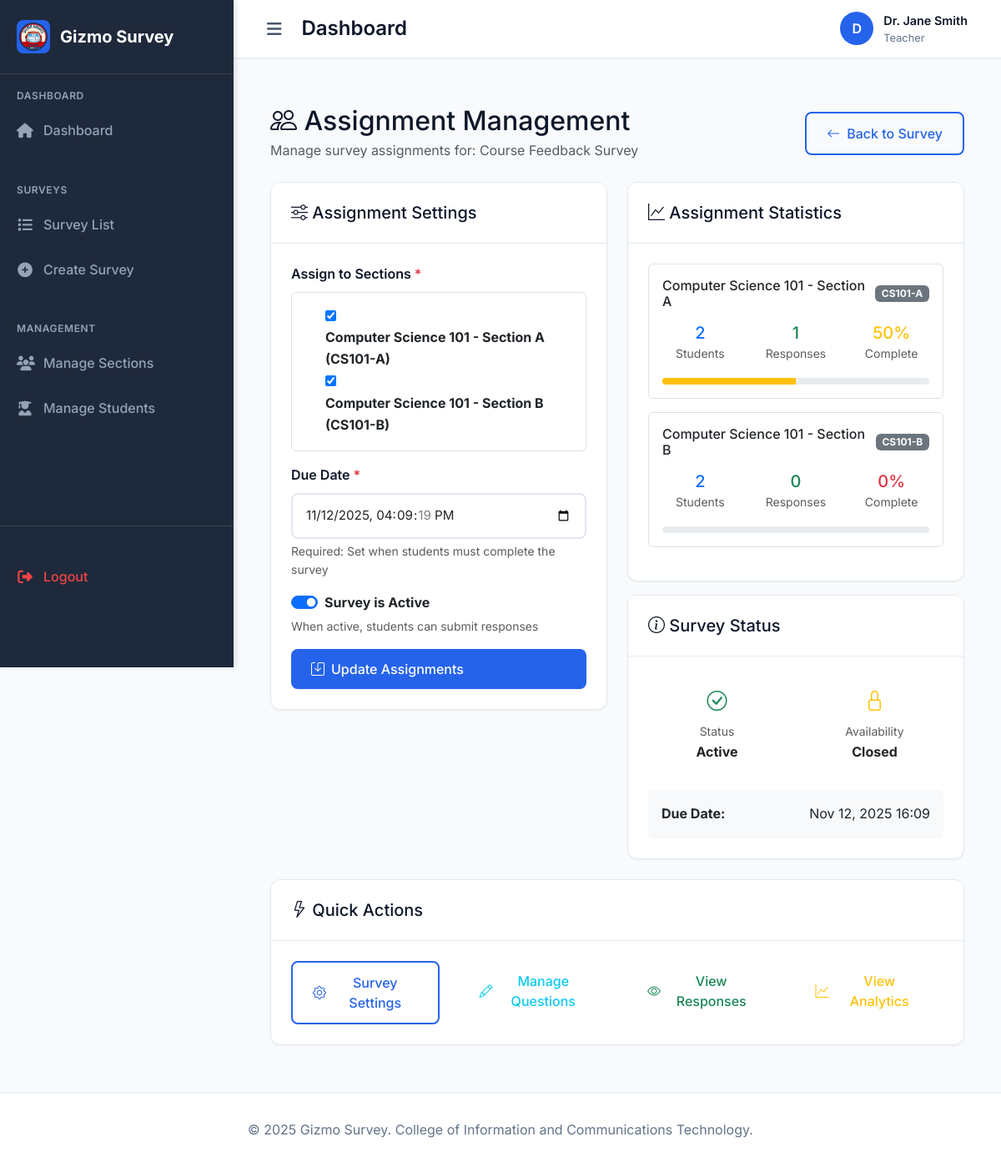
/teacher/survey/1/assignments/ (signed in), run on an earlier commit of the app's database.
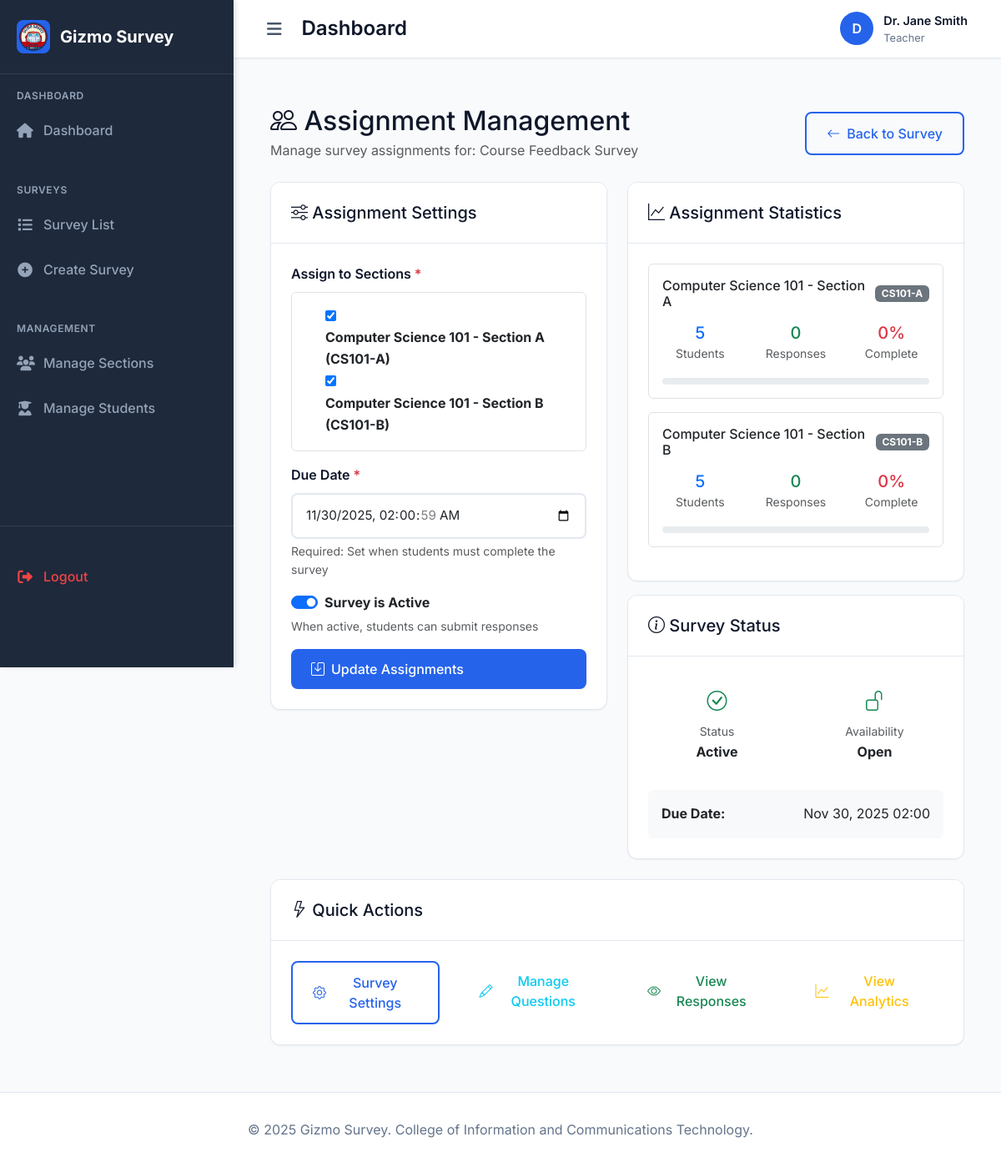
And on a later commit of the database.
### myapp/models.py (models this page shows, shortened)
class Section(models.Model):
    name = models.CharField(max_length=100)
    code = models.CharField(max_length=20, unique=True)
    description = models.TextField(blank=True)
    is_active = models.BooleanField(default=True, help_text="Whether this section is active (not soft deleted)")
    created_at = models.DateTimeField(auto_now_add=True)
    def __str__(self):
        return f"{self.name} ({self.code})"

class Survey(models.Model):
    title = models.CharField(max_length=200)
    description = models.TextField(blank=True)
    created_by = models.ForeignKey(User, on_delete=models.CASCADE, related_name='created_surveys')
    sections = models.ManyToManyField(Section, related_name='surveys')
    is_active = models.BooleanField(default=True)
    created_at = models.DateTimeField(auto_now_add=True)
    updated_at = models.DateTimeField(auto_now=True)
    due_date = models.DateTimeField(null=True, blank=True)
    version = models.PositiveIntegerField(default=1, help_text="Incremented when survey is edited")
    class Meta:
        ordering = ['-created_at']
    @property
    def is_open(self):
        if not self.is_active:
            return False
        if self.due_date and timezone.now() > self.due_date:
            return False
        return True

### myapp/views.py (the view)
# urls.py: path('teacher/survey/<int:survey_id>/assignments/', views.assignment_management, name='assignment_management'),
@login_required
def assignment_management(request, survey_id):
    profile = UserProfile.objects.get(user=request.user)
    if profile.role != 'teacher':
        messages.error(request, 'Access denied. Teacher access required.')
        return redirect('home')
    survey = get_object_or_404(Survey, id=survey_id, created_by=request.user)
    if request.method == 'POST':
        form = AssignmentForm(request.POST)
        if form.is_valid():
            sections = form.cleaned_data['sections']
            due_date = form.cleaned_data['due_date']
            is_active = form.cleaned_data['is_active']
            survey.sections.set(sections)
            survey.due_date = due_date
            survey.is_active = is_active
            survey.save()
            messages.success(request, 'Survey assignments updated successfully!')
            return redirect('assignment_management', survey_id=survey.id)
    else:
        form = AssignmentForm(initial={
            'sections': survey.sections.all(),
            'due_date': survey.due_date,
            'is_active': survey.is_active,
        })
    assignment_stats = []
    for section in survey.sections.all():
        students_in_section = UserProfile.objects.filter(section=section, role='student', is_active=True).count()
        responses_from_section = SurveyResponse.objects.filter(
            survey=survey,
            student__userprofile__section=section
        ).count()
        assignment_stats.append({
            'section': section,
            'total_students': students_in_section,
            'responses_received': responses_from_section,
            'completion_rate': (responses_from_section / students_in_section * 100) if students_in_section > 0 else 0,
        })
    context = {
        'survey': survey,
        'form': form,
        'assignment_stats': assignment_stats,
        'profile': profile,
    }
    return render(request, 'myapp/assignment_management.html', context)

### myapp/forms.py
class AssignmentForm(forms.Form):
    sections = forms.ModelMultipleChoiceField(
        queryset=Section.objects.filter(is_active=True),
        widget=forms.CheckboxSelectMultiple(),
        required=True
    )
    due_date = forms.DateTimeField(
        widget=forms.DateTimeInput(attrs={'class': 'form-control', 'type': 'datetime-local'}),
        required=True
    )
    is_active = forms.BooleanField(
        initial=True,
        widget=forms.CheckboxInput(attrs={'class': 'form-check-input'}),
        required=False
    )
    def __init__(self, *args, **kwargs):
        super().__init__(*args, **kwargs)
        for field_name, field in self.fields.items():
            if isinstance(field.widget, forms.DateTimeInput):
                field.widget.attrs.update({'class': 'form-control'})
            elif isinstance(field.widget, forms.CheckboxInput):
                field.widget.attrs.update({'class': 'form-check-input'})

### myapp/templates/myapp/assignment_management.html (shortened to what the changed rows need)
{% extends 'myapp/base.html' %}
{% block content %}
<div class="container-fluid py-4">
    <div class="row">
        <div class="col-12">
            <div class="d-flex justify-content-between align-items-center mb-4">
                <div>
                    <h2 class="mb-1">
                        <i class="bi bi-people"></i> Assignment Management
                    </h2>
                    <p class="text-muted mb-0">
                        Manage survey assignments for: {{ survey.title }}
                    </p>
                </div>
            </div>
        </div>
    </div>
    <div class="row">
        <div class="col-lg-6">
            <div class="card">
                <div class="card-body">
                    <form method="post">
                        <div class="mb-3">
                            <label for="{{ form.due_date.id_for_label }}" class="form-label">Due Date <span class="text-danger">*</span></label>
                            {{ form.due_date }}
                            <div class="form-text">Required: Set when students must complete the survey</div>
                        </div>
                    </form>
                </div>
            </div>
        </div>
        <div class="col-lg-6">
            <div class="card">
                <div class="card-body">
                    {% if assignment_stats %}
                        {% for stat in assignment_stats %}
                            <div class="assignment-stat-item mb-3 p-3 border rounded">
                                <div class="d-flex justify-content-between align-items-center mb-2">
                                    <h6 class="mb-0">{{ stat.section.name }}</h6>
                                    <span class="badge bg-secondary">{{ stat.section.code }}</span>
                                </div>
                                <div class="row text-center">
                                    <div class="col-4">
                                        <div class="p-2">
                                            <h5 class="text-primary mb-0">{{ stat.total_students }}</h5>
                                            <small class="text-muted">Students</small>
                                        </div>
                                    </div>
                                    <div class="col-4">
                                        <div class="p-2">
                                            <h5 class="text-success mb-0">{{ stat.responses_received }}</h5>
                                            <small class="text-muted">Responses</small>
                                        </div>
                                    </div>
                                    <div class="col-4">
                                        <div class="p-2">
                                            <h5 class="text-{% if stat.completion_rate >= 80 %}success{% elif stat.completion_rate >= 50 %}warning{% else %}danger{% endif %} mb-0">
                                                {{ stat.completion_rate|floatformat:0 }}%
                                            </h5>
                                            <small class="text-muted">Complete</small>
                                        </div>
                                    </div>
                                </div>
                                <div class="progress mt-2" style="height: 8px;">
                                    <div class="progress-bar bg-{% if stat.completion_rate >= 80 %}success{% elif stat.completion_rate >= 50 %}warning{% else %}danger{% endif %}"
                                         role="progressbar"
                                         style="width: {{ stat.completion_rate }}%"
                                         aria-valuenow="{{ stat.completion_rate }}"
                                         aria-valuemin="0"
                                         aria-valuemax="100">
                                    </div>
                                </div>
                            </div>
                        {% endfor %}
                    {% else %}
                        <div class="text-center py-4">
                            <i class="bi bi-people display-1 text-muted"></i>
                            <h5 class="text-muted mt-3">No assignments yet</h5>
                            <p class="text-muted">Assign this survey to sections to see statistics.</p>
                        </div>
                    {% endif %}
                </div>
            </div>
            <div class="card mt-3">
                <div class="card-body">
                    <div class="row text-center">
                        <div class="col-6">
                            <div class="p-3">
                                <h4 class="text-{% if survey.is_open %}success{% else %}warning{% endif %}">
                                    <i class="bi bi-{% if survey.is_open %}unlock{% else %}lock{% endif %}"></i>
                                </h4>
                                <small class="text-muted">Availability</small>
                                <div class="fw-bold">{% if survey.is_open %}Open{% else %}Closed{% endif %}</div>
                            </div>
                        </div>
                    </div>
                    {% if survey.due_date %}
                        <div class="mt-3 p-3 bg-light rounded">
                            <div class="d-flex justify-content-between align-items-center">
                                <span class="fw-bold">Due Date:</span>
                                <span>{{ survey.due_date|date:"M d, Y H:i" }}</span>
                            </div>
                        </div>
                    {% endif %}
                </div>
            </div>
        </div>
    </div>
</div>
{% endblock %}

What changed in the data, as far as the page shows it:
changed Survey "Course Feedback Survey": due_date "Nov 12, 2025 16:09" → "Nov 30, 2025 02:00"
changed Section "Computer Science 101 - Section A": total_students "2" → "5"; responses_received "1" → "0"; completion_rate "50" → "0"
changed Section "Computer Science 101 - Section B": total_students "2" → "5"
Also different on the page:
form field due_date: "11/12/2025 16:09:19" → "11/30/2025 02:00:59"
text no longer shown: "Closed"
text now shown: "Open"
